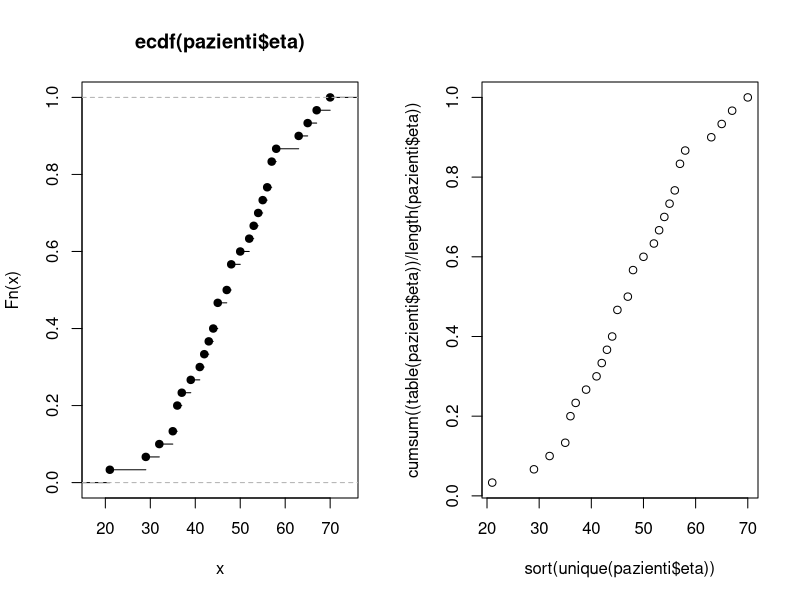

Write the R code that produced this figure.
## ---- chunk 1
knitr::opts_chunk$set(echo = TRUE)
## ---- chunk 2
pazienti <- readxl::read_xls("../data/pazienti.xls")
par(mfrow = c(1,2)) # 2 grafici sulla stessa schermata

# usando ecdf
plot(ecdf(pazienti$eta))

# calcolando le frequenze cumulate relative e plottando
plot(x = sort(unique(pazienti$eta)),
     y = cumsum((table(pazienti$eta)) / length(pazienti$eta))
)
## ---- chunk 3
x <- runif(100, 10, 80)

# 25esimo percentile di x
quantile(x, probs = c(0.25))

# rango percentile del primo elemento di x
x[1]
mean(x <= x[1]) * 100

# con la funzione rank calcolo il rango di ogni osservazione
rp <- rank(x)/length(x)
rp[1] # uguale a quello calcolato in precedenza
